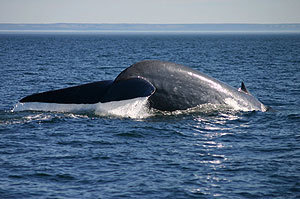
#> input picture dataset/trainset/blue+whale/blue+whale_0009.jpg, 300 x 199 px; its folder holds only this picture in this run
$ python lbp.py   (Python 2 division)   (older library calls are emulated)
#> lines starting #> are read from the running program, lines starting #| are printed output that depends on the picture
#!/usr/bin/python2.7
'''Local Binary Pattern for texture Classification.

Here we will use LBP (Local Binary Pattern) to classify textures. LBP looks
at points surrounding a central point and tests whether the surrounding points
are grater than or less thant the central point (i.e. gives a binary result).

Author: Cor Zuurmond <jczuurmond@gmail.com>

Src: The code is based on the LBP example of scikit-image
    http://scikit-image.org/docs/dev/auto_examples/plot_local_binary_pattern.html
'''


import csv
import glob
import itertools
import os

import numpy as np
import matplotlib.pyplot as plt
from sklearn.metrics import confusion_matrix
import skimage
from skimage.transform import rotate
from skimage.feature import local_binary_pattern
from skimage import data
from skimage.color import label2rgb
import pandas as pd
import pickle


METHOD = 'uniform'
#METHOD = 'ror'
plt.rcParams['font.size'] = 9


# [6 lines left out: function kullback_leibler_divergence, not called in this run]


def avg_lbp_hist(images, n_points, radius, method,
                 sub_divides=[(1, 1)], rang=(None, None), bins=None,
                 save_lbp_plot=None):
    '''Creates a histogram of the average lbp for a set of images.

    Args:
        images (lst of str): A list containing paths to images.
        n_points (int): See skimage.feature.local_binary_pattern
        radius (int): See skimage.feature.local_binary_pattern.
        method (str): See skimage.feature.local_binary_pattern.
        sub_divide (tuple of two int, optional): Sub divides the images in
            different segments in (x, y) direction . Defaults to (1, 1)
        rang ((float, float), optional): Max and min values of the histogram.
            Defaults to (0, n_points+1).
        bins (integer): Number of bins of the histogram. Defaults to
            n_poin  ts + 1.
        save_lbp_plot (str, optional): Saves the lbp plots in this directory.

    Returns:
        numpy.histogram: A histogram containing the average distribution.
    '''
#> called with n_points = 24, radius = 3, method = 'uniform', save_lbp_plot = 'figures'
    if rang == (None, None):
        rang = (0, n_points+1)
    if bins == None:
        bins = n_points+1
    avg_hist = []
    for sub_divide in sub_divides:
        ext = [np.zeros(bins) for i in range(sub_divide[0]*sub_divide[1])]
        avg_hist.extend(ext)
    avg_hist = np.array(avg_hist)
    for image in images:
        el = 0
        im = skimage.io.imread(image)
#> im is the input picture: shape (199, 300, 3); mean R, G, B 84.9, 107.6, 133.5
        im_gray = skimage.color.rgb2gray(im)
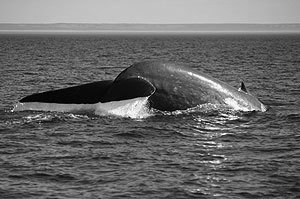
#> im_gray: shape (199, 300) float64; min 0, max 0.999, mean 0.41
        lbp = local_binary_pattern(im_gray, n_points, radius, method)
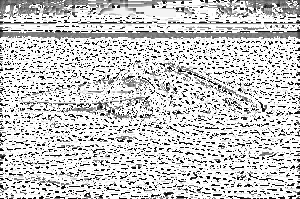
#> lbp: shape (199, 300) float64; min 0, max 25, mean 19.7; drawn with min black and max white
        for sub_divide in sub_divides:
            x_delta = (lbp.shape[0]//sub_divide[0])+1
            y_delta = (lbp.shape[1]//sub_divide[1])+1
            for i in range(sub_divide[0]):
                for j in range(sub_divide[1]):
                    hist, bins = np.histogram(
                            lbp[i*x_delta:(i+1)*x_delta, j*y_delta:(j+1)*y_delta],
                            normed=True, range=rang, bins=bins)
                    avg_hist[el] = np.add(avg_hist[el], hist)
                    el += 1
            save_lbp_plot = None
            if save_lbp_plot is not None:
                fig, (ax1, ax2, ax3) = plt.subplots(1, 3)
                ax1.imshow(im)
                ax1.set_title('image')
                ax2.imshow(im_gray, cmap=plt.cm.gray_r)
                ax2.set_title('grey image')
                ax3.imshow(lbp, cmap=plt.cm.gray_r)
                ax3.set_title('LBP')
                for ax in (ax1, ax2, ax3):
                    for i in range(1, sub_divide[0]):
                        ax.axhline(i*x_delta)
                    for j in range(1, sub_divide[1]):
                        ax.axvline(j*y_delta)
                fig_name, _ = os.path.splitext(os.path.basename(image))
                plt.savefig(os.path.join(save_lbp_plot, 'lbp_%s_%s_%s.png' % (fig_name, sub_divide[0], sub_divide[1])))
                plt.close()
#> after the loop, el = 9
    avg_hist = avg_hist/len(images)
    merge = []
    for h in avg_hist:
        merge += list(h)
#> this loop made 9 passes
#> after the loop, merge = 225 values, max 0.699 at index 224, min 0.00118 at index 31, mean 0.04
    return np.array(merge)/np.sum(merge)


def train(trainset, radius, n_points, method, redo=False, sub_divides=None, save_lbp_plot=None):
    '''Trains the data using LBP.

    Args:
        trainset (list of tuples with (str, list of str)). Mapping of the
            labels with their images.
        radius (int) : Radius used for LBP.
        n_points (int) : Number of points used for LBP
        method (str, optional): See skimage.feature.local_binary_pattern.
        redo (bool, optional): Redoes the training if True, else uses saved
            history. Defaults to False.

    Returns:
        dict {str: np.array}: Mapping of the labels with their average LBP
            matrix.
    '''
    refs = {}
    for label, images in trainset:
        print 'Training for %s ...' % label,
        file_name = '%s_ref_lbp_%s.npy' % (label, sub_divides)
        if not redo and os.path.isfile(file_name):
            print 'using saved data.'
            lbp = np.load(file_name)
            refs[label] = lbp
            continue
        if os.path.isfile(file_name):
            os.remove(file_name)
        lbp = avg_lbp_hist(
                images, n_points, radius, method, sub_divides=sub_divides, save_lbp_plot=save_lbp_plot)
#> lbp = 225 values, max 0.0777 at index 224, min 0.000131 at index 31, mean 0.00444
        np.save(file_name, lbp)
        refs[label] = lbp
        print 'done.'
    return refs


# [73 lines left out: functions predict, plot_confusion_matrix, not called in this run]


if __name__ == '__main__':
    radius = 3
    n_points = 8*radius
    save_lbp_plot = 'figures'
    #redo = True
    redo = False
    sub_divides = [
        [(1, 1)], [(1, 3)], [(3, 1)], [(3, 3)], [(1, 1), (3, 1)],
        [(1, 1), (1, 3)], [(1, 1), (3, 3)], [(1, 3), (3, 1)],
        [(1, 3), (3, 3)], [(3, 1), (3, 3)], [(1, 1), (1, 3), (3, 3)],
        [(1, 1), (3, 1), (1, 3)], [(1, 1), (3, 1), (3, 3)],
        [(3, 1), (1, 3), (3, 3)], [(1, 1), (3, 1), (1, 3), (3, 3)],
        [(5, 5)], [(10, 10)], [(15, 15)]
    ]

    ## FOR MICHAL, JUST USE THIS:
    sub_divides = [[(3, 3)]]

    for sub_divide in sub_divides:
        print 'doing %s out of %s' % (sub_divides.index(sub_divide)+1, len(sub_divides))
        trainset_path = os.path.join('dataset', 'trainset')
        trainset = []
        for p in glob.glob(os.path.join(trainset_path, '*')):
            label = os.path.basename(p)
            trainset.append((label, glob.glob(os.path.join(p, '*'))))

        refs = train(trainset, radius, n_points, METHOD, redo=redo,
                     sub_divides=sub_divide, save_lbp_plot=save_lbp_plot)
#> refs = 2 items

        validationset_path = os.path.join('dataset', 'validationset')
        validationset = glob.glob(os.path.join(validationset_path, '*', '*'))

        val_set_truth = 'valset-overview.csv'
        truth = {}
#> (the run stopped early here; a loop or call above may not have finished)

$ run again, on dataset/trainset/blue+whale/blue+whale_0017.jpg
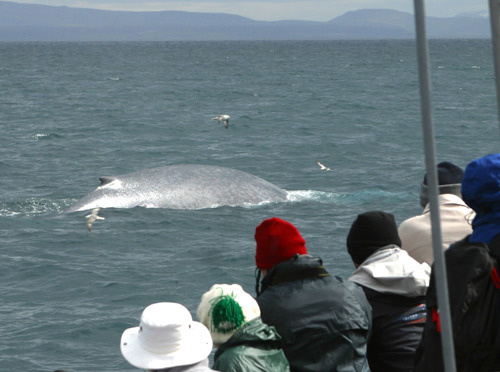
#> input picture dataset/trainset/blue+whale/blue+whale_0017.jpg, 500 x 372 px
#> in avg_lbp_hist, im is the input picture: shape (372, 500, 3); mean R, G, B 100.9, 115.5, 121.3
#> in avg_lbp_hist, `im_gray = skimage.color.rgb2gray(im)`:
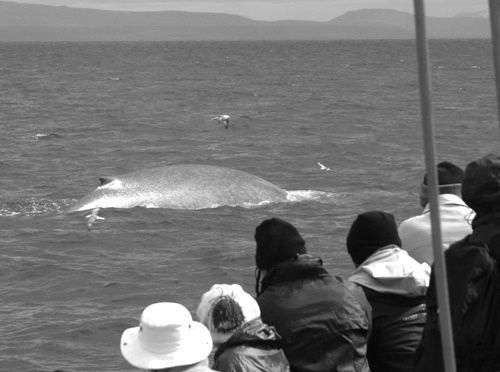
#> im_gray: shape (372, 500) float64; min 0.0193, max 1, mean 0.442
#> in avg_lbp_hist, `lbp = local_binary_pattern(im_gray, n_points, radius, method)`:
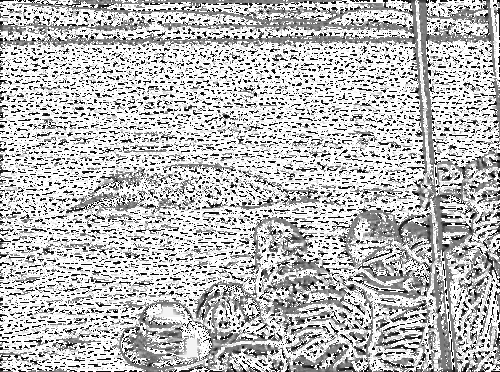
#> lbp: shape (372, 500) float64; min 0, max 25, mean 18.4; drawn with min black and max white
#> after the loop in avg_lbp_hist, `for sub_divide in sub_divides:`: el = 9
#> the loop in avg_lbp_hist, `for h in avg_hist:` made 9 passes
#> after the loop in avg_lbp_hist, `for h in avg_hist:`: merge = 225 values, max 0.598 at index 99, min 0.00455 at index 6, mean 0.04
#> in train, `lbp = avg_lbp_hist( images, n_points, radius, method, sub_divides=sub_..`: lbp = 225 values, max 0.0665 at index 99, min 0.000506 at index 6, mean 0.00444
#> refs = 2 items
